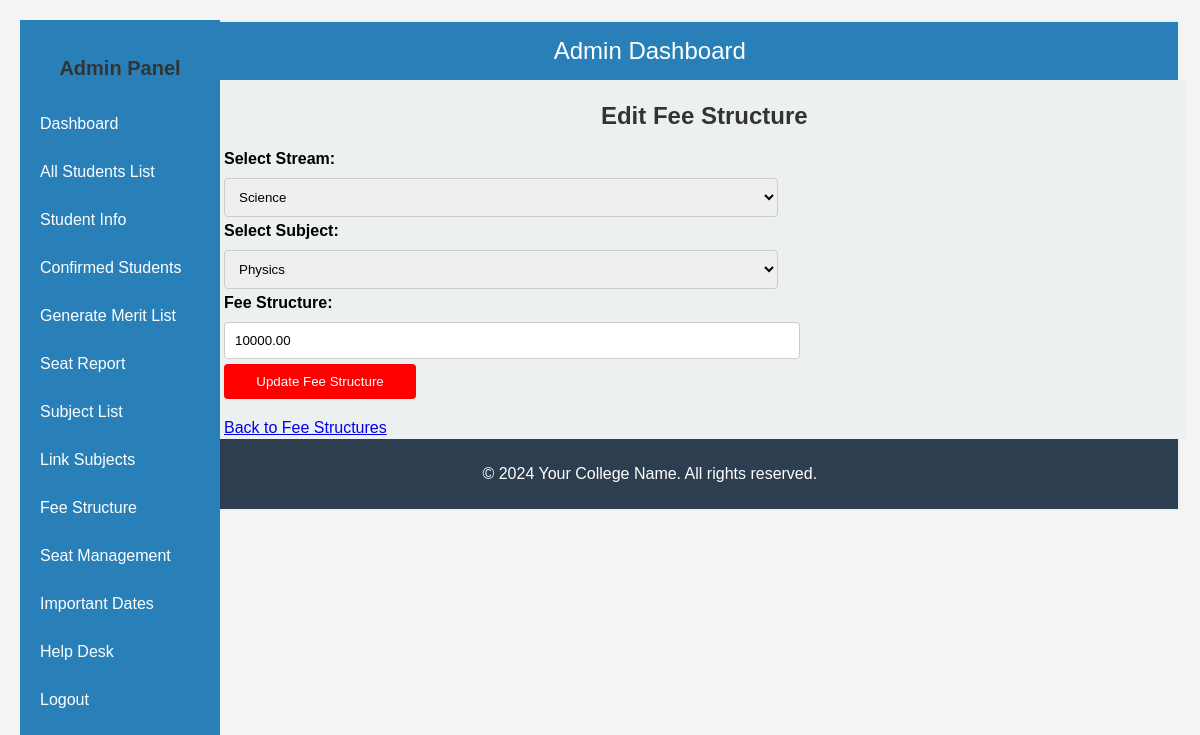
/admin/fee_structure_edit.php?id=1 (signed in), run on the app's committed database.
### tables this page shows
CREATE TABLE `fee_structures` (
  `id` int(11) NOT NULL,
  `stream_id` int(11) NOT NULL,
  `subject_id` int(11) NOT NULL,
  `fee_structure` decimal(10,2) NOT NULL,
  `created_at` timestamp NOT NULL DEFAULT current_timestamp(),
  `updated_at` timestamp NOT NULL DEFAULT current_timestamp() ON UPDATE current_timestamp()
);

CREATE TABLE `streams` (
  `id` int(11) NOT NULL,
  `stream_name` varchar(255) NOT NULL,
  `created_at` timestamp NOT NULL DEFAULT current_timestamp(),
  `updated_at` timestamp NOT NULL DEFAULT current_timestamp() ON UPDATE current_timestamp()
);

CREATE TABLE `subjects` (
  `id` int(11) NOT NULL,
  `subject_name` varchar(255) NOT NULL,
  `stream_id` int(11) NOT NULL,
  `created_at` timestamp NOT NULL DEFAULT current_timestamp(),
  `updated_at` timestamp NOT NULL DEFAULT current_timestamp() ON UPDATE current_timestamp()
);

### admin/fee_structure_edit.php (the view, shortened to what this page needs)
<?php
include('header.php');
include('../db/db_connect.php');
$stream_id = '';
$subject_id = '';
$fee_structure = '';
if (isset($_GET['id'])) {
    $fee_id = $_GET['id'];
    $fee_query = "SELECT * FROM fee_structures WHERE id = '$fee_id'";
    $fee_result = $conn->query($fee_query);
    $fee_data = $fee_result->fetch_assoc();
    if ($fee_data) {
        $stream_id = $fee_data['stream_id'];
        $subject_id = $fee_data['subject_id'];
        $fee_structure = $fee_data['fee_structure'];
    }
}
$streams_query = "SELECT * FROM streams";
$subjects_query = "SELECT * FROM subjects";
$streams_result = $conn->query($streams_query);
$subjects_result = $conn->query($subjects_query);
?>
<div class="main-content">
    <h2>Edit Fee Structure</h2>
    <form method="POST" action="">
        <label for="stream_id">Select Stream:</label>
        <select name="stream_id" id="stream_id" required>
            <?php while ($row = $streams_result->fetch_assoc()): ?>
                <option value="<?php echo $row['id']; ?>" <?php echo ($row['id'] == $stream_id) ? 'selected' : ''; ?>><?php echo $row['stream_name']; ?></option>
            <?php endwhile; ?>
        </select>
        <label for="subject_id">Select Subject:</label>
        <select name="subject_id" id="subject_id" required>
            <?php while ($row = $subjects_result->fetch_assoc()): ?>
                <option value="<?php echo $row['id']; ?>" <?php echo ($row['id'] == $subject_id) ? 'selected' : ''; ?>><?php echo $row['subject_name']; ?></option>
            <?php endwhile; ?>
        </select>
        <label for="fee_structure">Fee Structure:</label>
        <input type="number" name="fee_structure" id="fee_structure" value="<?php echo $fee_structure; ?>" required>
        <button type="submit">Update Fee Structure</button>
    </form>
    <a href="fee_structure.php">Back to Fee Structures</a>
</div>
<?php
include('footer.php');
?>

### css/style.css (style rules this page uses)
body { margin: 0; font-family: Arial, sans-serif; }
.main-content { margin-left: 100px; padding: 2px; width:91% ; background-color: #ecf0f1; }
h2 { font-size: 24px; margin-bottom: 20px; }
form { margin-bottom: 20px; }
label { display: block; margin-bottom: 5px; font-weight: bold; }
form { background-color: ; }
body { font-family: Arial, sans-serif; background-color: #f4f4f4; margin: 0; padding: 20px; }
h2 { text-align: center; color: #333; }
input[type="text"], input[type="email"], input[type="password"], input[type="number"], select, textarea { width: calc(60% - 22px); padding: 10px; margin: 5px 0; border: 1px solid #ccc; border-radius: 4px; }
button { display: block; width: 20%; padding: 10px; background-color: red; color: white; border: none; border-radius: 4px; cursor: pointer; }

### data on the page
fee_structures: stream_id "Science", subject_id "Physics", fee_structure "10000.00"
